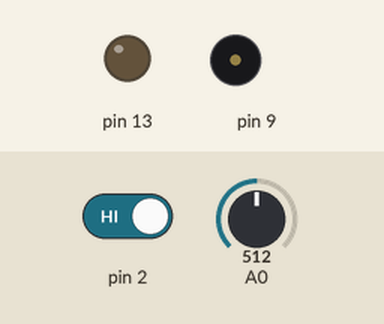
Bench run of a sketch on a simulated Arduino Uno, built with avr-gcc and run on an emulated ATmega328P. Shown: output pins drawn as LEDs (lit = HIGH), buzzer (waves = sounding). The test bench sets the inputs (shaded band); at power-on: pin 2 HIGH, A0 = 512.

Above: at 1.2 s.
1.3 s: pin 2 driven LOW
At 2.6 s:
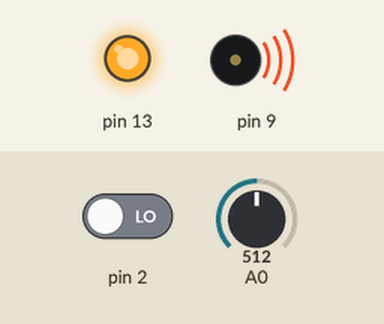
2.9 s: pin 2 driven HIGH
At 4.0 s:
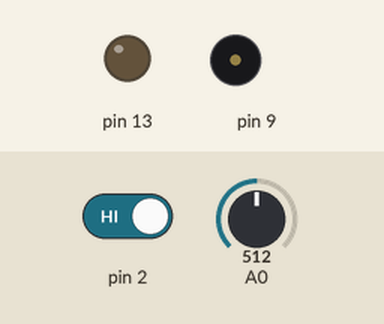
Timing chart, 0 to 5.9 s (numbered marks = the images above; inputs shaded):
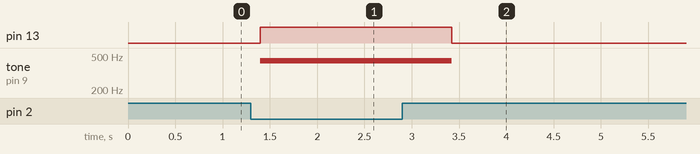

Measured:
- after the input at 1.3 s, pin 13: LOW → HIGH after 0.10 s; tone on pin 9: silent → 440 Hz after 0.10 s
- after the input at 2.9 s, pin 13: HIGH → LOW after 0.52 s; tone on pin 9: 440 Hz → silent after 0.52 s

The sketch:

Push_Button_ControlNEW.ino
```cpp
void setup() {
pinMode(13, OUTPUT);
pinMode (2, INPUT);
}

void loop() {
int button=digitalRead(2);
if (button==LOW){   //Read the button state
digitalWrite(13, HIGH);
int dial = analogRead(0);
tone(9,440);
delay(500);
delay(dial);
}else{ // Button is not pressed
digitalWrite(13, LOW);
noTone(9);
delay(200);
//delay(dial);
}
}
```
